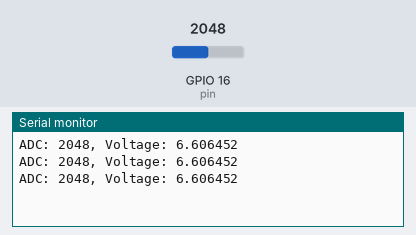
The sketch below on a simulated ESP32. Parts: the last lines printed to the serial monitor. The inputs (shaded band) are chosen by the test bench; at power-on: GPIO 16 (pin) = 2048.

Above: at 1.3 s.
1.4 s: GPIO 16 (pin) set to 2866
At 1.9 s:
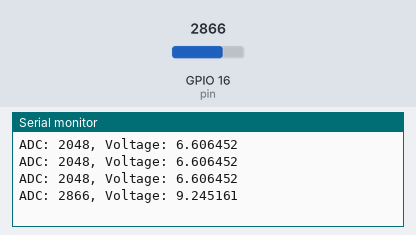
2.9 s: GPIO 16 (pin) set to 3603
At 3.4 s:
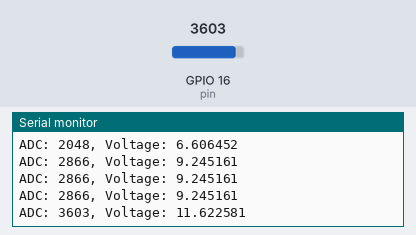
Timing chart, 0 to 5.9 s (numbered marks = the images above; inputs shaded):
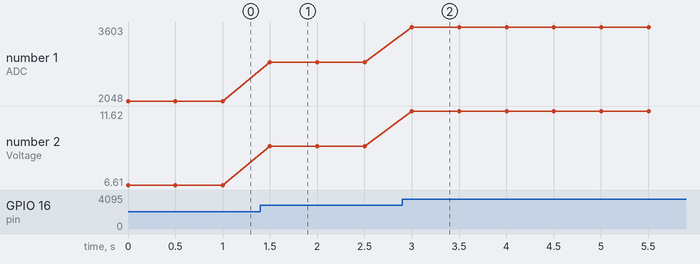

The sketch:

voltage_meter.ino
```cpp
const int pin = 16; // pin the probe is on
const int res = 1023; // resolution of adc

void setup() {
    Serial.begin(9600);}

void loop() {
    int val = analogRead(pin);
    Serial.printf("ADC: %d, Voltage: %f\n", val, (float) val*3.3/1023.0);
    delay(500);
}
```

Measured:
- after the input at 1.4 s, the serial monitor: prints a new line after 0.10 s (image 1)
- after the input at 2.9 s, the serial monitor: prints a new line after 0.10 s (image 2)
- plotted number 1: 2048 → 2866 after the input at 1.4 s, 2866 → 3603 after the input at 2.9 s
- plotted number 2: 6.61 → 9.25 after the input at 1.4 s, 9.25 → 11.62 after the input at 2.9 s
